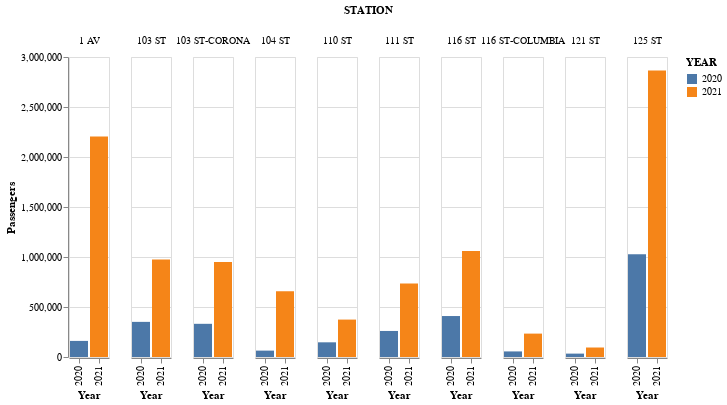

Write notebook code for a chart like this one.
### Code cell
# plotting the comparison

import altair as alt
source = stat_combo

alt.Chart(source).mark_bar().encode(
    #x='YEAR:O',
    x=alt.X('YEAR:O', title='Year'),
    #y='DAILY_ENTRIES:Q',
    y=alt.Y('DAILY_ENTRIES:Q', title='Passengers'),
    color='YEAR:N',
    column='STATION'
)

### Figure 1 — Vega-Lite specification as saved in the notebook (floating-point values rounded to 4 significant figures)
{"config": {"view": {"continuousWidth": 400, "continuousHeight": 300}}, "data": {"name": "data-76cc0edb4b0c7c527d16f5f192babe4b"}, "mark": "bar", "encoding": {"color": {"type": "nominal", "field": "YEAR"}, "column": {"type": "nominal", "field": "STATION"}, "x": {"type": "ordinal", "field": "YEAR", "title": "Year"}, "y": {"type": "quantitative", "field": "DAILY_ENTRIES", "title": "Passengers"}}, "$schema": "https://vega.github.io/schema/vega-lite/v4.8.1.json", "datasets": {"data-76cc0edb4b0c7c527d16f5f192babe4b": [{"STATION": "1 AV", "DAILY_ENTRIES": 160900.0, "YEAR": 2020}, {"STATION": "103 ST", "DAILY_ENTRIES": 351300.0, "YEAR": 2020}, {"STATION": "103 ST-CORONA", "DAILY_ENTRIES": 331800.0, "YEAR": 2020}, {"STATION": "104 ST", "DAILY_ENTRIES": 63810.0, "YEAR": 2020}, {"STATION": "110 ST", "DAILY_ENTRIES": 146800.0, "YEAR": 2020}, {"STATION": "111 ST", "DAILY_ENTRIES": 260400.0, "YEAR": 2020}, {"STATION": "116 ST", "DAILY_ENTRIES": 409600.0, "YEAR": 2020}, {"STATION": "116 ST-COLUMBIA", "DAILY_ENTRIES": 55790.0, "YEAR": 2020}, {"STATION": "121 ST", "DAILY_ENTRIES": 33840.0, "YEAR": 2020}, {"STATION": "125 ST", "DAILY_ENTRIES": 1028000.0, "YEAR": 2020}, {"STATION": "1 AV", "DAILY_ENTRIES": 2206000.0, "YEAR": 2021}, {"STATION": "103 ST", "DAILY_ENTRIES": 975500.0, "YEAR": 2021}, {"STATION": "103 ST-CORONA", "DAILY_ENTRIES": 950500.0, "YEAR": 2021}, {"STATION": "104 ST", "DAILY_ENTRIES": 658000.0, "YEAR": 2021}, {"STATION": "110 ST", "DAILY_ENTRIES": 374200.0, "YEAR": 2021}, {"STATION": "111 ST", "DAILY_ENTRIES": 734400.0, "YEAR": 2021}, {"STATION": "116 ST", "DAILY_ENTRIES": 1060000.0, "YEAR": 2021}, {"STATION": "116 ST-COLUMBIA", "DAILY_ENTRIES": 233900.0, "YEAR": 2021}, {"STATION": "121 ST", "DAILY_ENTRIES": 94870.0, "YEAR": 2021}, {"STATION": "125 ST", "DAILY_ENTRIES": 2865000.0, "YEAR": 2021}]}}
